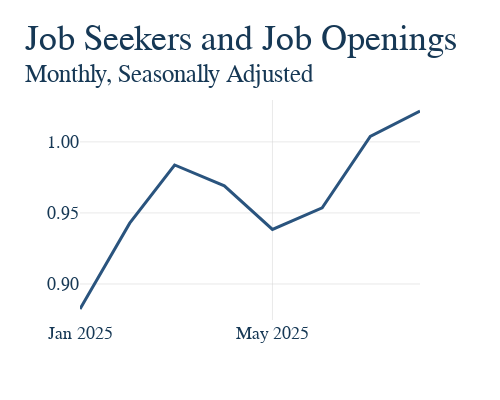

Here is the notebook cell this chart was saved with:
### Markdown cell above
5. Now that all our data is ready, make the graph and have it save itself as a .html file to graph_output whenver the notebooks is rerun. The name of the file should exactly match the notebook name. For instance, this file "example.ipynb" produces the graph "example.html." Nice work, you made a graph!

### Code cell
# First make the figure
fig = go.Figure()

# Loop the columns of the dataframe and plot each as a separate trace
for col in joined_df.columns:
    fig.add_trace(
        go.Scatter(
            x=joined_df.index,
            y=joined_df[col],
            mode='lines',
            name=None,
            showlegend=False
        )
    )
# Update the titles, using the html tage <sup> for a subtitle 
fig.update_layout(
    title = dict(text = 'Job Seekers and Job Openings<br><sup>Monthly, Seasonally Adjusted </sup>'),
    xaxis_title= None,
    # yaxis_title="Job Seekers  Job Opening",
)

# This is graph specific, but here we want the y-axis to be percent signs 
fig.update_yaxes(
    tickformat=".2f",
)

# Again, graph specific, we have a mutliyear series and want tick marks to be years
fig.update_xaxes(
    type='date',
    dtick="M4"
    )

fig.update_layout(showlegend=True,
                legend=dict(
                    orientation="h",
                   y=-.1),
                height=400,
                width=500,)

# ut.add_end_labels(fig = fig)


# fig.add_hline(
#     y=1,
#     line_dash="dot",
#     line_color="gray",
#     annotation_text="1 Job Seeker per Job Opening",
#     annotation_position="bottom right"
# )


# Show our figure (Dimensions may be off on different screen sizes)
fig.show()

# This should be the same for EVERY GRAPH!
# Save it to the graph_output folder with the name matching the file, as HTML
fig.write_html(GRAPH_OUTPUT_PATH / f"{GRAPH_NAME}.html")

### Figure 1 — Plotly figure (JSON) as saved in the notebook; plotly's stock layout.template omitted (floating-point values rounded to 4 significant figures)
{"data": [{"mode": "lines", "showlegend": false, "type": "scatter", "x": ["2025-01-01T00:00:00", "2025-02-01T00:00:00", "2025-03-01T00:00:00", "2025-04-01T00:00:00", "2025-05-01T00:00:00", "2025-06-01T00:00:00", "2025-07-01T00:00:00", "2025-08-01T00:00:00"], "y": [0.8824, 0.9428, 0.9838, 0.969, 0.9384, 0.9535, 1.004, 1.022]}], "layout": {"height": 400, "legend": {"orientation": "h", "y": -0.1}, "showlegend": true, "title": {"text": "Job Seekers and Job Openings<br><sup>Monthly, Seasonally Adjusted </sup>"}, "width": 500, "xaxis": {"dtick": "M4", "title": {}, "type": "date"}, "yaxis": {"tickformat": ".2f"}}}
